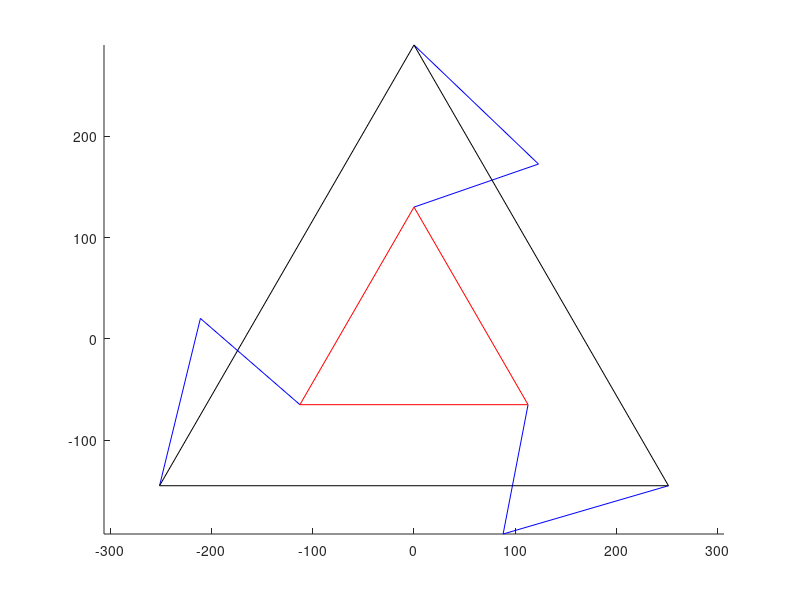

This chart was generated by the following MATLAB code:
% Parallel Robot

%clear all
%close all

%% Input Parameters

x_c = 0;     % x pos of centre of platform (mm)
y_c = 0;    % y pos of centre of platform (mm)
alpha = 0;     % Angle of platform (deg)

alpha = alpha*pi/180;
c_a = cos(alpha);
s_a = sin(alpha);


%% Design Parameters

S_A = 170;     % Length Base to elbow link (mm)
L   = 130;     % Length elbow to platform link (mm)
r_p = 130;     % Joint circle radius, platform (mm)
r_b = 290;     % Joint circle radius, base (mm)

%% Coordinates of joints

PB = [pi/2, pi+pi/6, 2*pi-pi/6];

PP = [pi/2, pi+pi/6, 2*pi-pi/6];

%% Rotation Matrices

for i = 1:3

    R_BC = [c_a, -s_a, 0;
            s_a,  c_a, 0;
              0,    0, 1];

    CPP = [cos(PP(i))*r_p;
           sin(PP(i))*r_p;
                 0       ];

    BC = [x_c;
          y_c;
            0];

    BPP = R_BC*CPP+BC;

    BPB = [cos(PB(i))*r_b;
              sin(PB(i))*r_b;
                    0       ];

    PBPP = BPP - BPB;

    x_pp(i) = PBPP(1,1);
    y_pp(i) = PBPP(2,1);
    
% Plotting points
    base_plot(i,1) = BPB(1,1);
    base_plot(i,2) = BPB(2,1);
    
    platform_plot(i,1) = BPP(1,1);
    platform_plot(i,2) = BPP(2,1);

% Relationship between base and platform
    e1 = -2 * y_pp(i) * S_A;
    e2 = -2 * x_pp(i) * S_A;
    e3 = x_pp(i)^2 + y_pp(i)^2 + S_A^2 - L^2;

    t_1 = (-e1 + sqrt(e1^2 + e2^2 - e3^2)) / (e3 - e2);
    t_2 = (-e1 - sqrt(e1^2 + e2^2 - e3^2)) / (e3 - e2);

    theta_1 = 2*atan(t_1);
    theta_2 = 2*atan(t_2);
    
% Position of Midpoint
    M_1(i,1) = BPB(1,1) + S_A*cos(theta_1);
    M_1(i,2) = BPB(2,1) + S_A*sin(theta_1);
    
    M_2(i,1) = BPB(1,1) + S_A*cos(theta_2);
    M_2(i,2) = BPB(2,1) + S_A*sin(theta_2);
    
% Following Arm Angle
    c_phi_1 = (x_pp(i) - S_A*cos(theta_1))/L;
    s_phi_1 = (y_pp(i)- S_A*sin(theta_1))/L;

    phi_1 = atan2( s_phi_1, c_phi_1 );

    c_phi_2 = (x_pp(i) - S_A*cos(theta_2))/L;
    s_phi_2 = (y_pp(i) - S_A*sin(theta_2))/L;
    phi_2 = atan2( s_phi_2, c_phi_2 );
   
    sol{i} = [theta_1*180/pi, phi_1*180/pi;
              theta_2*180/pi, phi_2*180/pi];

    Leg_no = ['Leg ', num2str(i), ':'];
    disp(Leg_no)
    disp('Solution 1 =')
    disp(sol{i}(1,:))

    disp('Solution 2 =')
    disp(sol{i}(2,:))
end

%% Plotting

% Complete the plot

base_plot(4,1) = base_plot(1,1);
base_plot(4,2) = base_plot(1,2);

platform_plot(4,1) = platform_plot(1,1);
platform_plot(4,2) = platform_plot(1,2);

for i = 1:3
    arm{i}(1,:) = base_plot(i,:);
    arm{i}(2,:) = M_1(i,:);
    arm{i}(3,:) = platform_plot(i,:);
    
    hold on
    plot(arm{i}(:,1),arm{i}(:,2),'b')
end

plot(base_plot(:,1),base_plot(:,2),'k')
plot(platform_plot(:,1),platform_plot(:,2),'r')
axis equal
hold off


